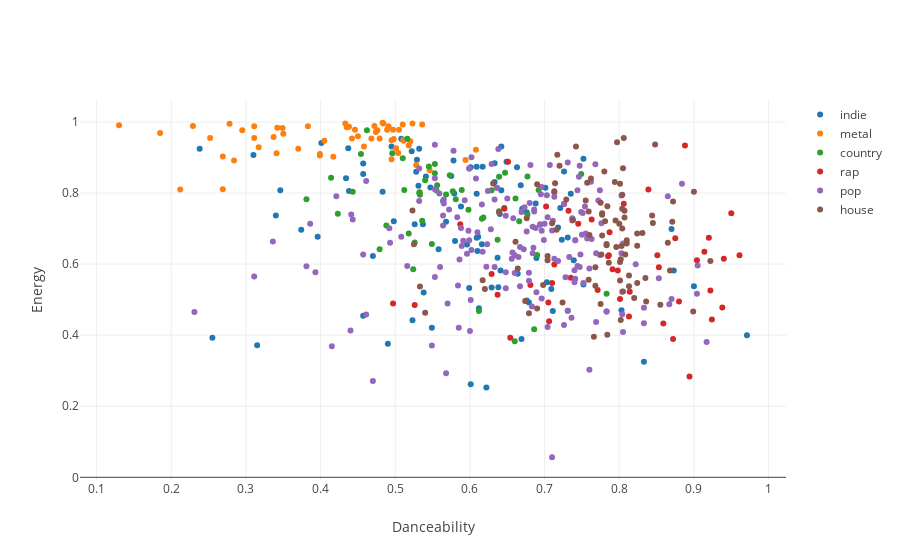

Notebook source saved alongside this figure:
### Markdown cell above
We can see that each dataframe contains 50-200 tracks, and for each track we have a variety of data.

Now let's try investigating this data with some plots. First, let's plot the energy against the danceability.

### Code cell
fig = tls.make_subplots(rows=1, cols=1)

for name, df in dfs.items():

    t = go.Scatter(x=df.danceability, y=df.energy, mode='markers', 
                       name=name, text=df.name + ' - ' + df.artists)
    fig.append_trace(t, 1, 1)

fig['layout']['xaxis1'].update(title='Danceability')
fig['layout']['yaxis1'].update(title='Energy')
fig['layout'].update(hovermode='closest')
plotly.offline.iplot(fig)

### Figure 1 — Plotly figure (JSON) as saved in the notebook; plotly's stock layout.template omitted (floating-point values rounded to 4 significant figures; data arrays with more than 128 entries replaced by an {"elided": "..."} marker saying what was removed)
{"data": [{"mode": "markers", "name": "indie", "text": ["Gooey - Glass Animals", "Baby - Ariel Pink", "Don't Move - Phantogram", "The Less I Know The Better - Tame Impala", "Wide Eyes - Local Natives", "Sunset Lover - Petit Biscuit", "I Dare You - The xx", "Sedona - Houndmouth", "Genesis - Grimes", "Lazy Eye - Silversun Pickups", "Burning - The Whitest Boy Alive", "Painting (Masterpiece) - Lewis Del Mar", "After the Moment - Craft Spells", "Disparate Youth - Santigold", "Trouble - Cage The Elephant", "Everlasting Light - The Black Keys", "Fire - Diskopunk", "Two Weeks - Grizzly Bear", "Let It Happen - Tame Impala", "Baby - Devendra Banhart", "Midnight City - M83", "New Slang - The Shins", "When I'm Small - Phantogram", "Walking On A Dream - Empire of the Sun", "Friends of Friends - Hospitality", "Open Your Eyes - STRFKR", "Young Folks - Peter Bjorn and John", "Put a Light On - Generationals", "Coffee - Sylvan Esso", "Sleepyhead - Passion Pit", "Rawnald Gregory Erickson the Second - STRFKR", "Future Starts Slow - The Kills", "Gronlandic Edit - of Montreal", "Sister Of Pearl - Baio", "Seasons (Waiting On You) - Future Islands", "Go Outside - Cults", "The Look - Metronomy", "Empress - Morningsiders", "The Bay - Metronomy", "Lazuli - Beach House", "Argonauts - The Little Ones", "Feels Like We Only Go Backwards - Tame Impala", "Paper Planes - M.I.A.", "Someday - The Strokes", "All The Time - Bahamas", "Polish Girl - Neon Indian", "Rebellion (Lies) - Arcade Fire", "Zebra - Beach House", "Feel It All Around - Washed Out", "Fineshrine - Purity Ring", "Oxford Comma - Vampire Weekend", "Answer - Phantogram", "Sweet Disposition - The Temper Trap", "Water - Ra Ra Riot, Rostam", "Sound & Color - Alabama Shakes", "Inside Out - Spoon", "When They Fight, They Fight - Generationals", "Fever - The Black Keys", "Wraith Pinned to the Mist and Other Games - of Montreal", "Ophelia - The Lumineers", "This Head I Hold - Electric Guest", "Dark Days - Local Natives", "Lisztomania - Phoenix", "Feeling Ok - Best Coast", "Loud Pipes - Ratatat", "Float On - Modest Mouse", "Australia - The Shins", "waves - Tame Impala Remix - Miguel, Tame Impala", "Our Own House - MisterWives", "Silver Lining - Rilo Kiley", "Busy Earnin' - Jungle", "Burn the Witch - Radiohead", "No No No - Beirut", "Lost In The Light - Bahamas", "Dance Yrself Clean - LCD Soundsystem", "Baby Missiles - The War On Drugs", "Excuses - The Morning Benders", "The High Road - Broken Bells", "My Girls - Animal Collective", "Naive - The Kooks", "Where Is My Mind? - Pixies", "Brazil - Declan McKenna", "Mountain At My Gates - Foals", "Banquet - Bloc Party", "White Winter Hymnal - Fleet Foxes", "Maps - Yeah Yeah Yeahs", "Seventeen - Sjowgren", "Gold - Chet Faker", "No Surprises - Radiohead", "I Follow Rivers - Lykke Li", "Can’t Let Go, Juno - Kishi Bashi", "Since I Left You - The Avalanches", "Rill Rill - Sleigh Bells", "Armistice - Phoenix", "On Hold - The xx", "Breezeblocks - alt-J"], "type": "scatter", "x": [0.49, 0.622, 0.558, 0.64, 0.528, 0.783, 0.752, 0.396, 0.611, 0.633, 0.721, 0.726, 0.609, 0.642, 0.47, 0.641, 0.735, 0.537, 0.601, 0.833, 0.526, 0.669, 0.646, 0.87, 0.679, 0.67, 0.701, 0.688, 0.457, 0.568, 0.9, 0.676, 0.971, 0.731, 0.498, 0.374, 0.638, 0.703, 0.803, 0.346, 0.564, 0.31, 0.457, 0.538, 0.711, 0.633, 0.401, 0.612, 0.34, 0.609, 0.694, 0.315, 0.531, 0.575, 0.549, 0.637, 0.752, 0.609, 0.873, 0.664, 0.663, 0.596, 0.642, 0.437, 0.718, 0.649, 0.434, 0.529, 0.588, 0.709, 0.457, 0.541, 0.617, 0.601, 0.739, 0.238, 0.438, 0.61, 0.508, 0.547, 0.523, 0.689, 0.495, 0.578, 0.629, 0.532, 0.58, 0.676, 0.255, 0.599, 0.668, 0.522, 0.483, 0.579, 0.723, 0.616], "xaxis": "x1", "y": [0.376, 0.253, 0.642, 0.741, 0.86, 0.467, 0.543, 0.677, 0.677, 0.831, 0.758, 0.861, 0.874, 0.931, 0.623, 0.582, 0.798, 0.712, 0.873, 0.325, 0.712, 0.389, 0.758, 0.699, 0.492, 0.756, 0.815, 0.771, 0.455, 0.719, 0.538, 0.746, 0.4, 0.675, 0.721, 0.697, 0.535, 0.549, 0.47, 0.808, 0.778, 0.907, 0.854, 0.52, 0.468, 0.884, 0.941, 0.476, 0.737, 0.798, 0.711, 0.372, 0.821, 0.848, 0.421, 0.618, 0.897, 0.674, 0.582, 0.573, 0.873, 0.655, 0.808, 0.926, 0.703, 0.888, 0.842, 0.894, 0.762, 0.53, 0.883, 0.847, 0.874, 0.262, 0.611, 0.925, 0.806, 0.637, 0.953, 0.816, 0.442, 0.617, 0.931, 0.892, 0.534, 0.925, 0.665, 0.498, 0.393, 0.533, 0.822, 0.918, 0.804, 0.799, 0.669, 0.656], "yaxis": "y1"}, {"mode": "markers", "name": "metal", "text": ["The Last Stand - Sabaton", "After The Heartache - Darkhaus", "Let Me Feel Your Power - Saxon", "King for a Day - Battle Beast", "Arisen in Broad Daylight - Monte Pittman", "Last Man Standing - Hammerfall", "Back for More - Pyramaze", "Did My Time - Korn", "We Defy - Firewind", "We Will Never Die - Days Of Jupiter", "Rapture Ballet - Witherscape", "Battle in the Sky - Bloodbound", "Headbangers Ballroom - Masterplan", "Bleed - Days Of Jupiter", "Unisonic - Unisonic", "Put Me to Shame - Tokyo Motor Fist", "Seven Years Alone - Devil You Know", "Remember We Die - Gemini Syndrome", "Silence In the Snow - Trivium", "Can't Carry On - Wild Lies", "Hunting High And Low - Stratovarius", "Walk Again - BrokenRail", "Let It Burn - Cold Kingdom", "In Orbit - Evergrey, Floor Jansen", "Lost - Mile", "Darkness Within - Machine Head", "Dreamland - Hammerfall", "Lucky - Eve To Adam", "More Than Ever - Evergrey", "Metal Is For Everyone - Freedom Call", "Still Alive - Nocturnal Rites", "Hero Forever - Meridian", "Angel In Disgrace - The Raven Age", "Gods Come Together - Pink Cream 69", "Tragedy And Harmony - Jeff Loomis", "The Clarion Call - Falconer", "Blacksong - Jorn", "Blackout - Russell Allen", "Last Warning - Shear", "One - Fates Warning", "Replica - Sonata Arctica", "Cold Winter Sun - Demon Hunter", "Healer - Last Tribe", "Burning Times - Iced Earth", "The Collective Unconscious - Hemina", "Eventide - Burnclear", "Live and Breathe - Flaw", "You Waste Your Time - Tremonti", "The Number Game - Testament", "Awakening - Nocturnal Rites", "When Night Falls - Grave Digger", "Pressure - Rains", "Island Of Fools - Alter Bridge", "Breaking the Illusion - Malrun", "Breathless - Triosphere", "Fatal Illusion - Megadeth", "Valley of the Kings - Saxon", "Hardwired - Metallica", "Ghosts of Insanity - DGM, Tom Englund"], "type": "scatter", "x": [0.511, 0.594, 0.278, 0.608, 0.435, 0.533, 0.383, 0.546, 0.438, 0.37, 0.337, 0.446, 0.417, 0.495, 0.483, 0.489, 0.491, 0.497, 0.311, 0.405, 0.505, 0.484, 0.341, 0.498, 0.511, 0.269, 0.51, 0.472, 0.518, 0.35, 0.284, 0.252, 0.433, 0.45, 0.474, 0.269, 0.442, 0.399, 0.458, 0.528, 0.212, 0.52, 0.317, 0.536, 0.479, 0.501, 0.349, 0.295, 0.311, 0.476, 0.523, 0.495, 0.468, 0.185, 0.504, 0.342, 0.399, 0.13, 0.229], "xaxis": "x1", "y": [0.947, 0.893, 0.995, 0.922, 0.985, 0.803, 0.988, 0.864, 0.987, 0.925, 0.958, 0.978, 0.902, 0.949, 0.998, 0.978, 0.988, 0.978, 0.955, 0.947, 0.978, 0.996, 0.912, 0.952, 0.95, 0.903, 0.993, 0.989, 0.934, 0.967, 0.892, 0.955, 0.996, 0.96, 0.972, 0.811, 0.954, 0.91, 0.931, 0.879, 0.81, 0.946, 0.929, 0.993, 0.954, 0.926, 0.983, 0.977, 0.988, 0.977, 0.996, 0.895, 0.954, 0.969, 0.913, 0.984, 0.906, 0.991, 0.989], "yaxis": "y1"}, {"mode": "markers", "name": "country", "text": ["House Party - Sam Hunt", "Different For Girls - Dierks Bentley, Elle King", "Go Ahead and Break My Heart (feat. Gwen Stefani) - Blake Shelton, Gwen Stefani", "Star Of The Show - Thomas Rhett", "Carolina Can - Chase Rice", "Body Like A Back Road - Sam Hunt", "Hurricane - Luke Combs", "T-Shirt - Thomas Rhett", "Dirt Road Anthem - Jason Aldean", "Make You Miss Me - Sam Hunt", "Yeah Boy - Kelsea Ballerini", "Huntin', Fishin' And Lovin' Every Day - Luke Bryan", "Head Over Boots - Jon Pardi", "Ready Set Roll - Chase Rice", "Wanna Be That Song - Brett Eldredge", "I'm Comin' Over - Chris Young", "Somethin' 'Bout A Truck - Kip Moore", "Leave The Night On - Sam Hunt", "Gonna Wanna Tonight - Chase Rice", "Baby Be My Love Song - Easton Corbin", "H.O.L.Y. - Florida Georgia Line", "Blue Ain't Your Color - Keith Urban", "Beat Of The Music - Brett Eldredge", "Drink to That All Night - Jerrod Niemann", "Ride (feat. Macy Maloy) - Chase Rice", "Dirt - Florida Georgia Line", "Yeah - Joe Nichols", "Single For The Summer - Sam Hunt", "Highway Don't Care - Tim McGraw, Taylor Swift, Keith Urban", "How Country Feels - Randy Houser", "Nowhere Fast - Old Dominion", "Parachute - Chris Stapleton", "Anything Goes - Florida Georgia Line", "Springsteen - Eric Church", "Drunk On A Plane - Dierks Bentley", "Play It Again - Luke Bryan", "Yours - Russell Dickerson", "Any Ol' Barstool - Jason Aldean", "Don't It - Billy Currington", "Make Me Wanna - Thomas Rhett", "You'll Accomp'ny Me - Frankie Ballard", "Runnin' Outta Moonlight - Randy Houser", "I Don't Want This Night to End - Luke Bryan", "From the Ground Up - Dan + Shay", "Die A Happy Man - Thomas Rhett", "Stay A Little Longer - Brothers Osborne", "One Hell Of An Amen - Brantley Gilbert", "May We All - Florida Georgia Line, Tim McGraw", "Gonna Know We Were Here - Jason Aldean", "It Goes Like This - Thomas Rhett"], "type": "scatter", "x": [0.749, 0.661, 0.618, 0.69, 0.479, 0.731, 0.443, 0.647, 0.677, 0.612, 0.589, 0.512, 0.637, 0.556, 0.518, 0.573, 0.555, 0.516, 0.581, 0.488, 0.526, 0.686, 0.629, 0.639, 0.666, 0.545, 0.414, 0.553, 0.381, 0.677, 0.783, 0.639, 0.462, 0.692, 0.423, 0.51, 0.568, 0.536, 0.577, 0.533, 0.598, 0.532, 0.616, 0.524, 0.66, 0.553, 0.549, 0.496, 0.454, 0.54], "xaxis": "x1", "y": [0.854, 0.785, 0.731, 0.626, 0.642, 0.469, 0.804, 0.857, 0.739, 0.468, 0.809, 0.809, 0.669, 0.822, 0.686, 0.85, 0.808, 0.953, 0.783, 0.709, 0.661, 0.417, 0.808, 0.846, 0.721, 0.875, 0.843, 0.856, 0.783, 0.847, 0.517, 0.749, 0.977, 0.809, 0.742, 0.898, 0.796, 0.722, 0.805, 0.795, 0.753, 0.801, 0.728, 0.586, 0.383, 0.882, 0.657, 0.912, 0.91, 0.836], "yaxis": "y1"}, {"mode": "markers", "name": "rap", "text": ["XO TOUR Llif3 - Lil Uzi Vert", "4 AM - 2 Chainz, Travis Scott", "Slippery (feat. Gucci Mane) - Migos, Gucci Mane", "Butterfly Effect - Travis Scott", "HUMBLE. - Kendrick Lamar", "Met Gala (feat. Offset) - Gucci Mane, Offset", "Portland - Drake, Quavo, Travis Scott", "Stay Blessed - Bryson Tiller", "Drowning (feat. Kodak Black) - A Boogie Wit da Hoodie, Kodak Black", "Tunnel Vision - Kodak Black", "Magnolia - Playboi Carti", "Unforgettable - French Montana, Swae Lee", "Gyalchester - Drake", "1-800-273-8255 - Logic, Alessia Cara, Khalid", "Up - NAV", "DNA. - Kendrick Lamar", "Jump Out The Window - Big Sean", "Disrespectful - G4SHI", "Get Right Witcha - Migos", "Harley - Lil Yachty", "wokeuplikethis* - Playboi Carti, Lil Uzi Vert", "Don't Get Too High - Bryson Tiller", "Patty Cake - Kodak Black", "Trap Paris (feat. Quavo & Ty Dolla $ign) - Machine Gun Kelly, Quavo, Ty Dolla $ign", "Run Me Dry - Bryson Tiller", "From The D To The A (feat. Lil Yachty) - Tee Grizzley, Lil Yachty", "Priorities - Lil Yachty", "Perfect Pint (feat. Kendrick Lamar, Gucci Mane & Rae Sremmurd) - Mike WiLL Made-It, Kendrick Lamar, Gucci Mane, Rae Sremmurd", "Both Eyes Closed (feat. 2 Chainz and Young Dolph) - Gucci Mane, 2 Chainz, Young Dolph", "Neighbors - J. Cole", "What in XXXTarnation - Xxxtentacion, Ski Mask The Slump God", "Flex Like Ouu - Lil Pump", "I'm so Groovy - Future", "Love Galore - SZA, Travis Scott", "LOVE. FEAT. ZACARI. - Kendrick Lamar, Zacari", "Me You - Russ", "First Day Out - Tee Grizzley", "Up - Desiigner", "Gilligan - D.R.A.M., A$AP Rocky, Juicy J", "Look At Me! - Xxxtentacion", "Colombia Heights (Te Llamo) [feat. J Balvin] - Wale, J Balvin", "Everybody - Logic", "Kill Jill - Big Boi, Killer Mike, Jeezy", "East Coast - A$AP Ferg, Remy Ma", "Myself - NAV", "Do Not Disturb - Drake", "LOYALTY. FEAT. RIHANNA. - Kendrick Lamar, Rihanna"], "type": "scatter", "x": [0.732, 0.801, 0.92, 0.814, 0.904, 0.813, 0.924, 0.526, 0.839, 0.497, 0.791, 0.726, 0.872, 0.629, 0.705, 0.637, 0.745, 0.71, 0.95, 0.713, 0.785, 0.88, 0.806, 0.961, 0.646, 0.851, 0.922, 0.735, 0.706, 0.894, 0.853, 0.859, 0.938, 0.786, 0.798, 0.702, 0.587, 0.914, 0.875, 0.763, 0.94, 0.888, 0.771, 0.651, 0.654, 0.787, 0.681], "xaxis": "x1", "y": [0.75, 0.502, 0.674, 0.522, 0.611, 0.453, 0.444, 0.485, 0.81, 0.489, 0.586, 0.769, 0.389, 0.572, 0.492, 0.514, 0.714, 0.547, 0.743, 0.599, 0.622, 0.495, 0.77, 0.625, 0.756, 0.625, 0.526, 0.562, 0.439, 0.284, 0.591, 0.433, 0.478, 0.625, 0.582, 0.762, 0.712, 0.635, 0.673, 0.726, 0.615, 0.934, 0.527, 0.888, 0.393, 0.69, 0.541], "yaxis": "y1"}, {"mode": "markers", "name": "pop", "text": {"elided": "169 str values"}, "type": "scatter", "x": {"elided": "169 float values"}, "xaxis": "x1", "y": {"elided": "169 float values"}, "yaxis": "y1"}, {"mode": "markers", "name": "house", "text": ["Voix Grave - Johannes Brecht Version - Johannes Brecht, Christian Prommer", "Day for Night - Smalltown Collective", "The Idea - Frankey & Sandrino Remix - Hyenah, Lazarusman", "Virile - The Blaze", "Starlings - N'to", "Hush - Original Mix - Notize", "Get It Together - Drake, Black Coffee, Jorja Smith", "All In All - Tensnake", "Temporary Secretary - Riton", "On My Side - Adryiano", "Agnus Dei - Foreign Guest, Guzy", "Calling Home - Tiefschwarz, Yawk", "Lust - David Mayer Remix - Tigerskin, K.E.E.N.E., Elli, David Mayer", "Burnin' Up - Friend Within, Kideko", "Towards The Seer - André Lodemann Remix - Jimpster, Andre Lodemann", "Strange - Adana Twins", "Loser's Hymn - Talaboman, John Talabot, Axel Boman", "Polarized - Ryan Mac", "Walk to 159 - Alba", "Best Part of Us (Instrumental) - AmPm, Michael Kaneko", "Worship - Duke Dumont", "Warschauer Straße - Original Version - Oliver Koletzki", "When Coasts Collide - Original mix - Jay Haze, Lorenzo Dada", "Last Day - David August Revision - Kollektiv Turmstrasse", "Invidia - Original Mix - Nicolas Masseyeff", "Keep It Down - Original Mix - Tuccillo", "Yourself - Hot Since 82", "Le Cap - Olivier Giacomotto", "Talking to the Birds - Original - SIS", "Melt - Doppel", "Solaris - Mind Against, aether", "Zulu - Brigado Crew, Crisstiano", "The Touch - Rampa", "Running Hot - Aera", "For Eternity (Love Over Entropy Remix) - Armen Miran, Love Over Entropy", "Who You Are - KAASI", "Pisco - Isolée", "The Mule - Human Machine", "Hushle - Bebetta Remix - Hanne & Lore, Bebetta", "Flow - Dp-6", "Shakti Pan (feat. Sven) - Kellerkind, Sven", "Doobies - Original Mix - Moomin", "Someone Like You - Original Mix - Fred Everything", "One - Karl Friedrich Remix - Few Nolder, Karl Friedrich", "Dolce - Compuphonic", "Seconds of Light - Pablo Bolivar", "Awaken - Kemback", "Moorthon II - Frank Wiedemann", "Look Closer - Neil Quigley", "The Feelin' - Maceo Plex", "Music On - James Dexter, Chris Stussy", "Just Escape - Justin Martin Remix - Justin Martin, Escape", "Last Call - Karmon Remix - Alex Kennon, Karmon", "Don't Come Home - The Revenge Remix - Gavin Froome, Golden Ears", "Mogadishu - Original Mix - Shakarchi & Stranéus", "Do to Me - Pattern Drama", "Acamar - Frankey, Sandrino", "Complex - Serge Devant Remix - Jonas Rathsman, Josef Salvat, Serge Devant", "Soak It - Hyenah, Nonku", "Panorama - Original Mix - Jeremy Olander", "Sparta - Original Mix - Ten Walls", "Revelation - Rauschhaus, David Baader", "AURORA - Original Mix - John Monkman, Pete Tong", "Friends - Solomun", "Hydrae - Frankey, Sandrino", "Secrets & Lies - Fort Romeau", "Tireless - Russ Chimes", "Italove - EMMANUELLE", "Laos - Original Mix - Joachim Pastor", "Childhood - Original Mix - Chicola", "Never Been In Love (Part III) - Sam Weston", "What's Your Number - Swag FM Mix - Ian Pooley, Swag", "Tendresse - Agrume / Lounes", "PHØENIX - John Monkman, Pete Tong", "Necessity - Rampa", "Soul Patrol - Chris Stussy", "Where Eye - Original Mix - Samma Lone", "Dawn - Green Mix - Joris Voorn", "Ortygia - Love Over Entropy Repatterning - Fabio Montana, Love Over Entropy", "Got Me Feeling - Dirt Loopz Makerz", "Relaxation - Ensam", "Sea Of Steps - Bakradze", "Trevor C. Belmont - Ten Walls", "You Got to Love Me - David August", "Chrome - Original Mix - Fabian Kash", "Verso - Monkey Safari", "Valv - Skymning", "Chirality - DJ Tennis", "Love Apparel - Axel Boman remix - Lorenzo Dada, Axel Boman", "Trust Me - Radio Edit (Feat. Robyn) - Mr. Tophat, Robyn", "Vermillion - Agoria Remix - Damian Lazarus & The Ancient Moons, Damian Lazarus, Agoria", "Felt This (Original Mix) (feat. Brittany Foster) - With You."], "type": "scatter", "x": [0.713, 0.835, 0.783, 0.679, 0.729, 0.759, 0.781, 0.783, 0.806, 0.868, 0.62, 0.664, 0.784, 0.848, 0.801, 0.865, 0.525, 0.69, 0.831, 0.804, 0.755, 0.836, 0.81, 0.674, 0.639, 0.813, 0.717, 0.795, 0.776, 0.533, 0.617, 0.871, 0.768, 0.72, 0.71, 0.784, 0.801, 0.777, 0.844, 0.813, 0.714, 0.69, 0.757, 0.716, 0.775, 0.803, 0.805, 0.742, 0.804, 0.899, 0.824, 0.872, 0.807, 0.804, 0.845, 0.81, 0.777, 0.808, 0.802, 0.78, 0.676, 0.759, 0.631, 0.82, 0.824, 0.801, 0.523, 0.786, 0.704, 0.807, 0.9, 0.762, 0.802, 0.704, 0.724, 0.922, 0.824, 0.768, 0.8, 0.797, 0.805, 0.738, 0.76, 0.766, 0.794, 0.661, 0.855, 0.698, 0.54, 0.777, 0.775, 0.796], "xaxis": "x1", "y": [0.805, 0.561, 0.653, 0.462, 0.782, 0.748, 0.721, 0.657, 0.955, 0.582, 0.53, 0.588, 0.763, 0.937, 0.606, 0.66, 0.656, 0.825, 0.688, 0.7, 0.779, 0.495, 0.658, 0.496, 0.746, 0.568, 0.908, 0.723, 0.627, 0.537, 0.555, 0.719, 0.539, 0.877, 0.715, 0.401, 0.826, 0.743, 0.737, 0.538, 0.828, 0.475, 0.829, 0.697, 0.488, 0.651, 0.87, 0.931, 0.795, 0.467, 0.686, 0.776, 0.75, 0.756, 0.716, 0.667, 0.739, 0.627, 0.614, 0.861, 0.729, 0.556, 0.827, 0.505, 0.547, 0.554, 0.751, 0.604, 0.623, 0.731, 0.804, 0.841, 0.443, 0.611, 0.492, 0.609, 0.652, 0.591, 0.714, 0.943, 0.523, 0.724, 0.682, 0.396, 0.831, 0.663, 0.486, 0.541, 0.463, 0.681, 0.773, 0.648], "yaxis": "y1"}], "layout": {"hovermode": "closest", "xaxis1": {"anchor": "y1", "domain": [0, 1], "title": "Danceability"}, "yaxis1": {"anchor": "x1", "domain": [0, 1], "title": "Energy"}}}
